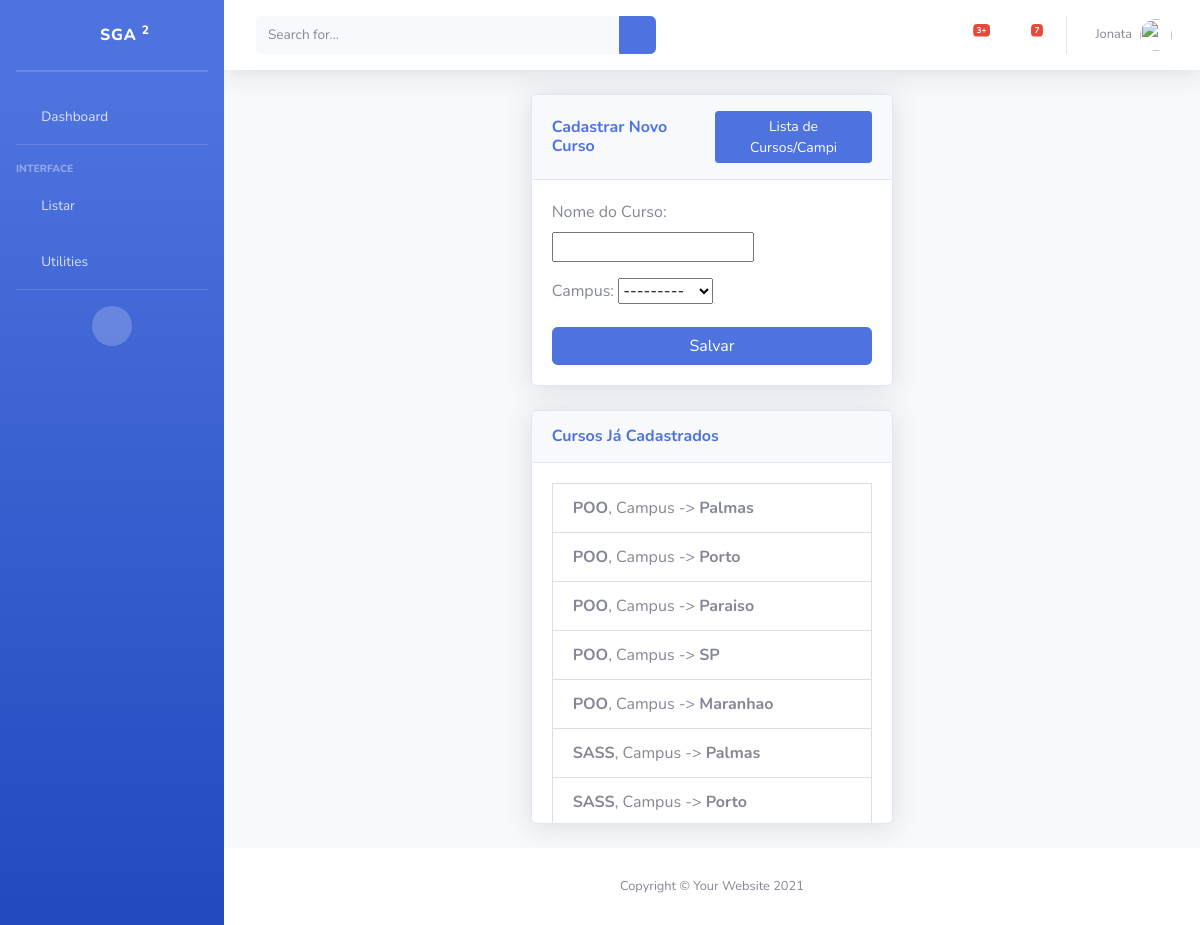
The app's page /add/curso/ with its own data.
### piloto/models/Campus.py (models this page shows)
class Campus(models.Model):
    nome = models.CharField("Nome do Campus", max_length=100, unique=True)
    class Meta:
        verbose_name = "Campus"
        verbose_name_plural = "Campi"
    def __str__(self):
        return self.nome

### piloto/models/Curso.py (models this page shows, shortened)
class Curso(models.Model):
    nome = models.CharField("Nome do Curso", max_length=100)
    campus = models.ForeignKey(Campus, verbose_name="Campus", on_delete=models.PROTECT)
    class Meta:
        verbose_name = "Curso"
        verbose_name_plural = "Cursos"

### piloto/views/CursoCreateView.py (the view)
# urls.py: path('add/curso/', CursoCreateView.as_view(), name='cadastrarCurso'),
class CursoCreateView(CreateView):
    model = Curso
    form_class = CursoForm
    template_name = 'edit_Aluno/NewCurso.html'
    success_url = reverse_lazy('cadastrarCurso')
    def get_context_data(self, **kwargs):
        context = super().get_context_data(**kwargs)
        context['cursos'] = Curso.objects.all()  # Lista de cursos
        context['campi'] = Campus.objects.all()  # Lista de campi
        return context

### piloto/forms/CursoForm.py
class CursoForm(forms.ModelForm):
    class Meta:
        model = Curso
        fields = ['nome', 'campus']

### templates/edit_Aluno/NewCurso.html (shortened to what this page needs)
{% extends 'Base.html' %}
{% load static %}
{% block content %}
<div class="container d-flex align-items-center justify-content-center" style="min-height: 82vh;">
    <div class="col-xl-5 col-lg-8 col-md-10">
        <div class="card shadow mb-4">
            <div class="card-header py-3 d-flex justify-content-between align-items-center">
                <h6 class="m-0 font-weight-bold text-primary">Cadastrar Novo Curso</h6>
                <a href="{% url 'listarCampus' %}" class="btn btn-sm btn-primary">Lista de Cursos/Campi</a>
            </div>
            <div class="card-body">
                <form method="post">
                    {{ form.as_p }}
                    <button type="submit" class="btn btn-primary w-100">Salvar</button>
                </form>
            </div>
        </div>
        <div class="card shadow mb-4 mt-4">
            <div class="card-header py-3">
                <h6 class="m-0 font-weight-bold text-primary">Cursos Já Cadastrados</h6>
            </div>
            <div class="card-body" style="max-height: 45vh; overflow-y: auto;>
                {% if cursos %}
                    <ul class="list-group">
                        {% for curso in cursos %}
                        <li class="list-group-item d-flex justify-content-between align-items-center">
                            <div>
                                <strong> {{ curso.nome }}</strong>, Campus -> <strong>{{ curso.campus.nome }}</strong>
                            </div>
                        </li>
                        {% endfor %}
                {% else %}
                    <p class="text-center">Nenhum curso cadastrado até o momento.</p>
                {% endif %}
            </div>
        </div>
    </div>
</div>
</div>
{% endblock %}

### records on screen
Curso: nome "POO", campus.nome "Palmas"
Curso: nome "POO", campus.nome "Porto"
Curso: nome "POO", campus.nome "Paraiso"
Curso: nome "POO", campus.nome "SP"
Curso: nome "POO", campus.nome "Maranhao"
Curso: nome "SASS", campus.nome "Palmas"
Curso: nome "SASS", campus.nome "Porto"
